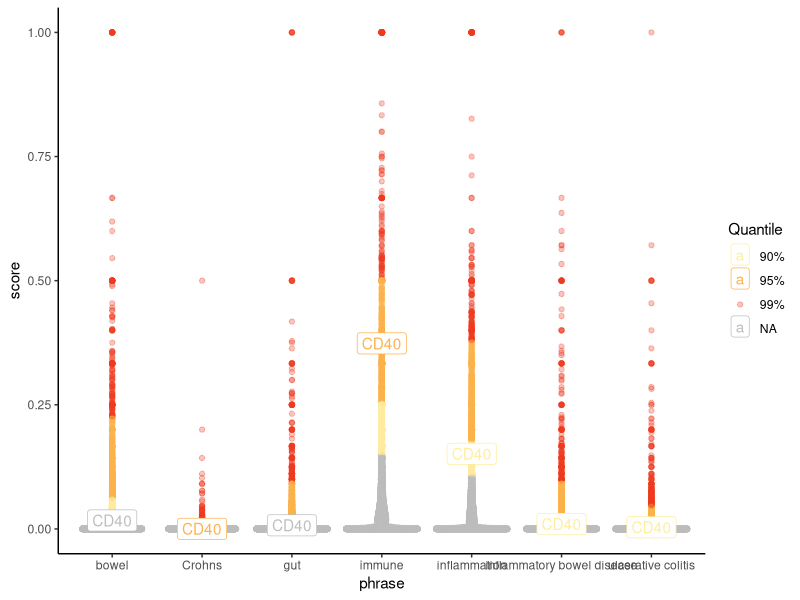

The R script that drew this image:
library(tidyverse)
library(ggplot2)
library(ggbeeswarm)
library(readxl)
library(here)

here::dr_here()

# Read in the "[gene] AND [phrase]" search hits csv
# TODO: Some misfirings here here from snakemake pipeline, need to run again for ~20 genes, replace na for now
gene_phrases_df <- read_csv(here::here('results/gene-phrases_search.csv')) %>% 
  drop_na()

# Read i nthe "[gene]" search hits csv
gene_only_df <- read_csv(here::here('results/gene-only_search.csv'))

# Divide the number of hits for gene+phrase byt the number of hits for just the gene
# TODO: Maybe consider filtering out low hits e.g. "[gene]" returns 1 hit and
# "[gene] AND [phrase]" returns 1 hit = highest possible score
norm_gene_phrases_df <- left_join(gene_phrases_df, gene_only_df,by='gene') %>% 
  group_by(gene) %>% 
  mutate_at(vars(IBD: bowel), funs(./ BACKGROUND)) %>% 
  replace(is.na(.), 0) %>% 
  select(-BACKGROUND)
  
  
# Decide on the quantiles we think are important, here 90th, 95th and 99th, then calculate them for each phrase
quants <- apply(norm_gene_phrases_df[3:length(norm_gene_phrases_df)], 2, quantile, probs=c(0.9,0.95, .99))
quants



pubmed_score <- function(quant_mat, gene, dataframe){
  # Calculcates a score out of 21 for the gene and its likely involvement
  # in IBD based on pubmed searching
  dataframe[dataframe$gene==gene,]
  gene_score <- 0
  for (percent in rownames(quant_mat))
  {
    greater_thans <- dataframe[dataframe$gene==gene,3:length(dataframe)] > quant_mat[percent,]
    gene_score <- gene_score + sum(greater_thans)
    # print(greater_thans) # Shows breakdown of score, comment out when running on lots of genes e.g. many loci as on line 55
  }
  return(gene_score)
}

# Examples
pubmed_score(quant_mat = quants, gene = "NOD2", dataframe = norm_gene_phrases_df)
pubmed_score(quant_mat = quants, gene = "TTN", dataframe = norm_gene_phrases_df)


my_loci <- read_excel(here::here('data/LocusFocusMasterSpreadsheet.xlsx'),skip = 8) %>%
  filter(Assigned=='Tobi')

# For each locus, get a score as described above for all genes
pubmeds <- lapply(strsplit(my_loci$`Genes in locus`, ','),FUN = function(gene_list){
  scores <- rep(-1, length(gene_list))
  names(scores) <- gene_list
  for (gene in gene_list){
    if (gene == '.'){
      return(scores)
    }
    scores[gene] <-  pubmed_score(quant_mat = quants, gene = gene, dataframe = norm_gene_phrases_df)
  }
  return(scores)
}
)


###### PLOTS ########

which_quant <- function(phrase, score){
  # For a given phrase and normalised score, find out which quantile the score falls in 
  phrase_quants <- quants[,phrase]
  bool_quants <- score > phrase_quants
  for (percent in rev(names(bool_quants))){
    if (bool_quants[percent] == TRUE){
      return(percent)
    }
  }
  return(NA)
  
}

# Format the normalised dataframe for plotting
plotting.tib <- norm_gene_phrases_df %>% 
  select(-IBD) %>% 
  pivot_longer(cols=!gene,names_to = "phrase",values_to = "score") %>% 
  rowwise() %>% 
  mutate(Quantile= which_quant(phrase, score))


# Plot as a beeswarm plot
ggplot(data=plotting.tib, aes(x=phrase, y=score, colour=Quantile)) + 
  geom_quasirandom(alpha=0.3) +
  geom_label(data=subset(plotting.tib, gene == 'CD40'),
            aes(x=phrase,y=score,label=gene),position=position_quasirandom())+
  scale_colour_brewer(palette = "YlOrRd",na.value='grey') +
  theme_classic()
